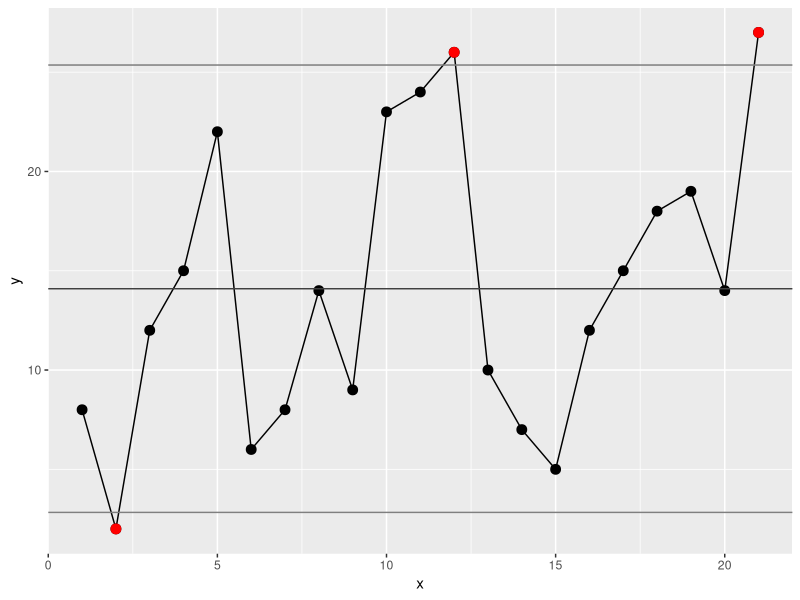

The R source for this figure:
#https://support.minitab.com/en-us/minitab/19/help-and-how-to/quality-and-process-improvement/control-charts/how-to/attributes-charts/c-chart/methods-and-formulas/methods-and-formulas/

library(ggplot2)

data <- read.csv("ch23p448.txt", header=TRUE);

mr = mean(data$Defects);
sdv = sqrt(mr);
lcl = mr - sdv * 3;
if (lcl < 0) {
    lcl = 0;
}
ucl = mr + sdv * 3;

png(filename="ch23p448.png");
data1 <- data.frame(x = seq(1, length(data$Defects)), y = data$Defects);
ggplot(data=data1, aes(x=x, y=y)) +
  geom_point(color="black", size=3) +
  geom_line(color="black") +
  geom_point(data=subset(data1, !is.nan(y) & (y < lcl | y > ucl)), aes(x=x, y=y), color="red", size=3) +
  geom_hline(yintercept=ucl, color="gray50") +
  geom_hline(yintercept=mr, color="gray25") +
  geom_hline(yintercept=lcl, color="gray50");
dev.off();
